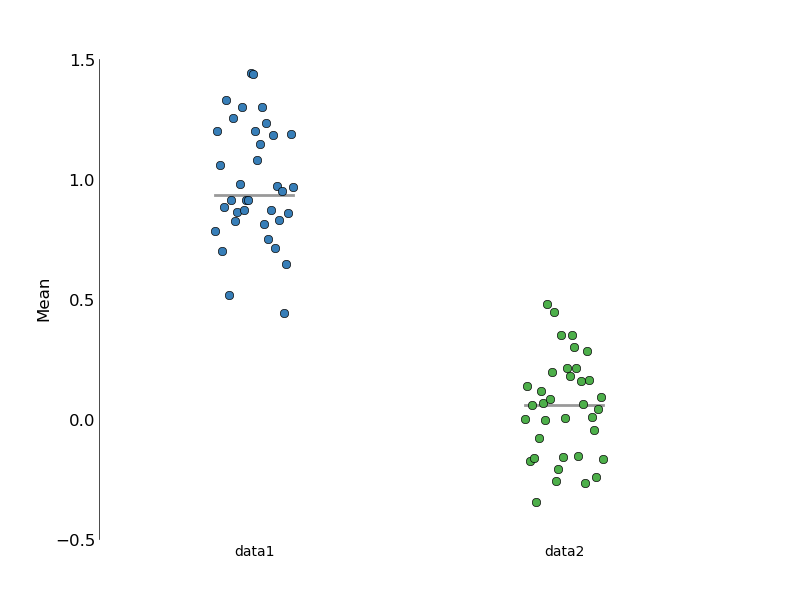

Write the Python code that produced this figure.
import matplotlib.pyplot as plt
import prettyplotlib as ppl
import numpy as np


fig = plt.figure()
ax = fig.add_subplot(111)
np.random.seed(123)
data1 = np.random.normal(loc=1, size=(6,6), scale=0.2)
data2 = np.random.normal(size=(6,6), scale=0.2)
ppl.boxplot2([data1, data2], colors=[ppl.colors.set1[1], ppl.colors.set1[2]], xticklabels=["data1", "data2"])
#ppl.boxplot2(data2, color=ppl.colors.set1[2])
ax.set_ylabel("Mean")
fig.savefig("plot.png")